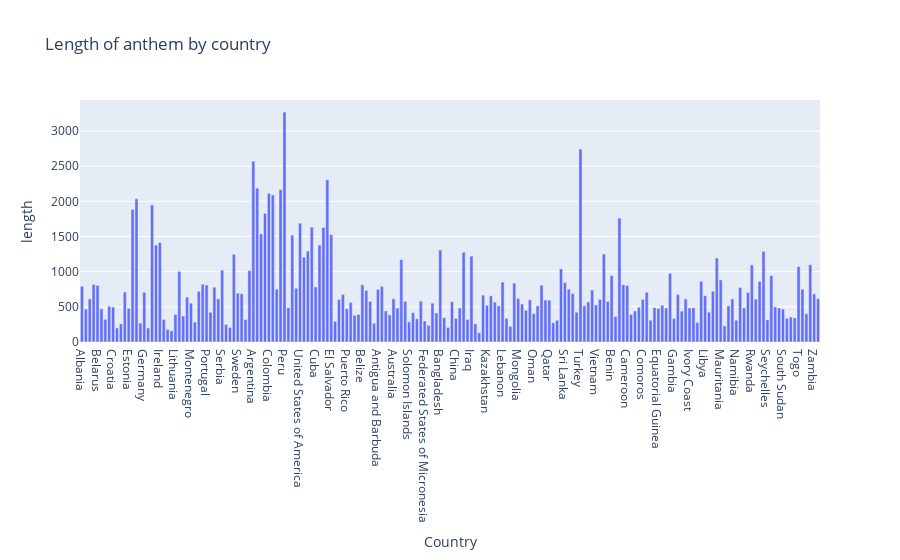

The cell this chart's notebook holds for it:
### Code cell
px.bar(anthems, y='length', x='Country', title='Length of anthem by country')

### Figure 1 — Plotly figure (JSON) as saved in the notebook; plotly's stock layout.template omitted (floating-point values rounded to 4 significant figures; data arrays with more than 128 entries replaced by an {"elided": "..."} marker saying what was removed)
{"data": [{"alignmentgroup": "True", "hovertemplate": "Country=%{x}<br>length=%{y}<extra></extra>", "legendgroup": "", "marker": {"color": "#636efa", "pattern": {"shape": ""}}, "name": "", "offsetgroup": "", "orientation": "v", "showlegend": false, "textposition": "auto", "type": "bar", "x": {"elided": "190 str values"}, "xaxis": "x", "y": {"elided": "190 int values"}, "yaxis": "y"}], "layout": {"barmode": "relative", "legend": {"tracegroupgap": 0}, "title": {"text": "Length of anthem by country"}, "xaxis": {"anchor": "y", "domain": [0, 1], "title": {"text": "Country"}}, "yaxis": {"anchor": "x", "domain": [0, 1], "title": {"text": "length"}}}}
